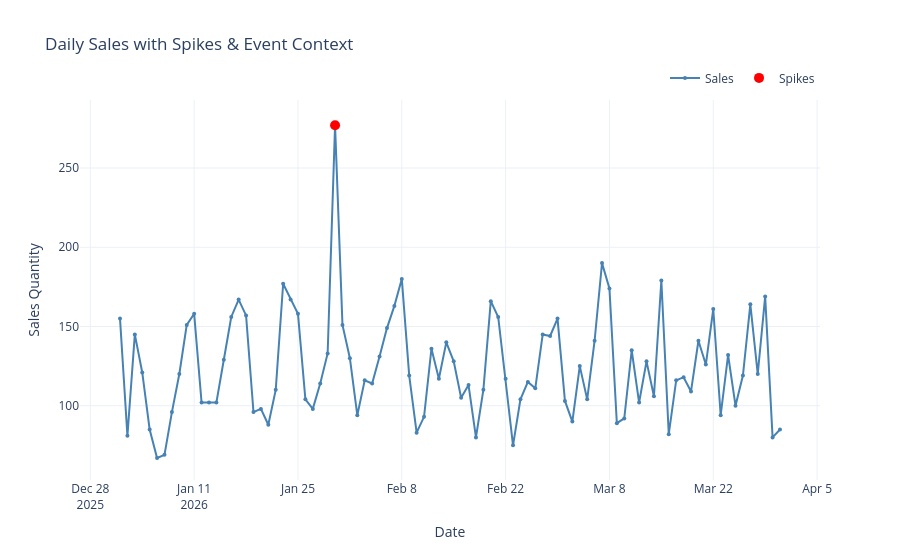

Source (notebook cell):
### Code cell
fig = go.Figure()

# -----------------------
# 1. Main sales line
# -----------------------
fig.add_trace(
    go.Scatter(
        x=df_selected["date"],
        y=df_selected["sales_quantity"],
        mode="lines+markers",
        name="Sales",
        line=dict(color="steelblue"),
        marker=dict(size=4),
    )
)

# -----------------------
# 2. Spikes only
# -----------------------
spikes = df_selected[df_selected["is_spike"]].copy()

fig.add_trace(
    go.Scatter(
        x=spikes["date"],
        y=spikes["sales_quantity"],
        mode="markers",
        name="Spikes",
        marker=dict(size=10, color="red", symbol="circle"),
        # 🔥 event context attached here
        customdata=spikes[["event_same_day", "event_day_before", "event_day_after"]],
        hovertemplate=(
            "<b>Spike Point</b><br>"
            "Date: %{x}<br>"
            "Sales: %{y}<br><br>"
            "Event Same Day: %{customdata[0]}<br>"
            "Event Day Before: %{customdata[1]}<br>"
            "Event Day After: %{customdata[2]}<br>"
            "<extra></extra>"
        ),
    )
)

# -----------------------
# 3. Layout styling
# -----------------------
fig.update_layout(
    title="Daily Sales with Spikes & Event Context",
    xaxis_title="Date",
    yaxis_title="Sales Quantity",
    template="plotly_white",
    hovermode="closest",
    legend=dict(orientation="h", yanchor="bottom", y=1.02, xanchor="right", x=1),
)

fig.show()
